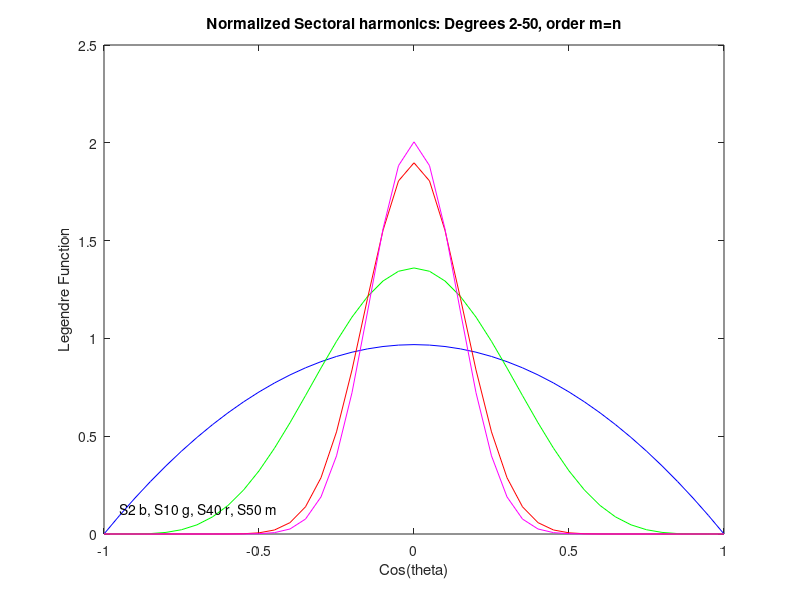

The MATLAB script that drew this image:
% Matlab script to plot associated functions and polynomials%clear all;t = [-1:0.05:1];P2 = legendre(2,t);P3 = legendre(10,t);P4 = legendre(40,t);P5 = legendre(50,t);%% Now do sectoral Harmonics (m=n)figure(1)plot(t,P2(3,:),'b');hold on;plot(t,P3(11,:),'g');plot(t,P4(41,:),'r');plot(t,P5(51,:),'m');title('Sectoral harmonics: Degrees 2-50, order m=n')xlabel('Cos(theta)'); ylabel('Legendre Function')yt = get(gca,'YLIM');ypos = yt(1) + (yt(2)-yt(1))*0.05;text(-0.95,ypos,'S2 b, S10 g, S40 r, S50 m')%% Now "normalize" the sectoralsnorm = zeros(5,1);i=2;  norm(2) = sqrt(2*gamma(2*i+1)/(2*i+1));i=10; norm(3) = sqrt(2*gamma(2*i+1)/(2*i+1));i=40; norm(4) = sqrt(2*gamma(2*i+1)/(2*i+1));i=50; norm(5) = sqrt(2*gamma(2*i+1)/(2*i+1));figure(2)plot(t,P2(3,:)/norm(2),'b');hold on;plot(t,P3(11,:)/norm(3),'g');plot(t,P4(41,:)/norm(4),'r');plot(t,P5(51,:)/norm(5),'m');title('Normalized Sectoral harmonics: Degrees 2-50, order m=n')xlabel('Cos(theta)'); ylabel('Legendre Function')yt = get(gca,'YLIM');ypos = yt(1) + (yt(2)-yt(1))*0.05;text(-0.95,ypos,'S2 b, S10 g, S40 r, S50 m')